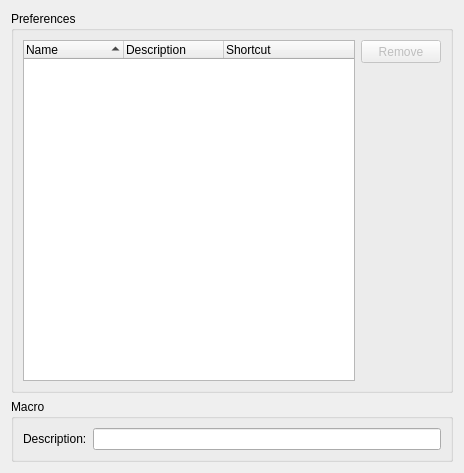
<?xml version="1.0" encoding="UTF-8"?>
<ui version="4.0">
 <class>Macros::Internal::MacroOptionsWidget</class>
 <widget class="QWidget" name="Macros::Internal::MacroOptionsWidget">
  <property name="geometry">
   <rect>
    <x>0</x>
    <y>0</y>
    <width>464</width>
    <height>473</height>
   </rect>
  </property>
  <property name="windowTitle">
   <string/>
  </property>
  <layout class="QVBoxLayout" name="verticalLayout_3">
   <item>
    <widget class="QGroupBox" name="directoryGroupBox">
     <property name="title">
      <string>Preferences</string>
     </property>
     <layout class="QGridLayout" name="gridLayout">
      <item row="0" column="0" rowspan="2">
       <widget class="QTreeWidget" name="treeWidget">
        <property name="textElideMode">
         <enum>Qt::ElideLeft</enum>
        </property>
        <property name="uniformRowHeights">
         <bool>true</bool>
        </property>
        <property name="sortingEnabled">
         <bool>true</bool>
        </property>
        <property name="columnCount">
         <number>3</number>
        </property>
        <attribute name="headerShowSortIndicator" stdset="0">
         <bool>true</bool>
        </attribute>
        <attribute name="headerStretchLastSection">
         <bool>true</bool>
        </attribute>
        <column>
         <property name="text">
          <string>Name</string>
         </property>
        </column>
        <column>
         <property name="text">
          <string>Description</string>
         </property>
        </column>
        <column>
         <property name="text">
          <string>Shortcut</string>
         </property>
        </column>
       </widget>
      </item>
      <item row="1" column="1">
       <spacer name="verticalSpacer">
        <property name="orientation">
         <enum>Qt::Vertical</enum>
        </property>
        <property name="sizeHint" stdset="0">
         <size>
          <width>20</width>
          <height>40</height>
         </size>
        </property>
       </spacer>
      </item>
      <item row="0" column="1">
       <widget class="QPushButton" name="removeButton">
        <property name="enabled">
         <bool>false</bool>
        </property>
        <property name="minimumSize">
         <size>
          <width>21</width>
          <height>23</height>
         </size>
        </property>
        <property name="text">
         <string>Remove</string>
        </property>
       </widget>
      </item>
     </layout>
    </widget>
   </item>
   <item>
    <widget class="QGroupBox" name="macroGroup">
     <property name="title">
      <string>Macro</string>
     </property>
     <layout class="QFormLayout" name="formLayout">
      <property name="fieldGrowthPolicy">
       <enum>QFormLayout::ExpandingFieldsGrow</enum>
      </property>
      <item row="0" column="0">
       <widget class="QLabel" name="label">
        <property name="text">
         <string>Description:</string>
        </property>
       </widget>
      </item>
      <item row="0" column="1">
       <widget class="QLineEdit" name="description"/>
      </item>
     </layout>
    </widget>
   </item>
  </layout>
 </widget>
 <resources/>
 <connections/>
</ui>
